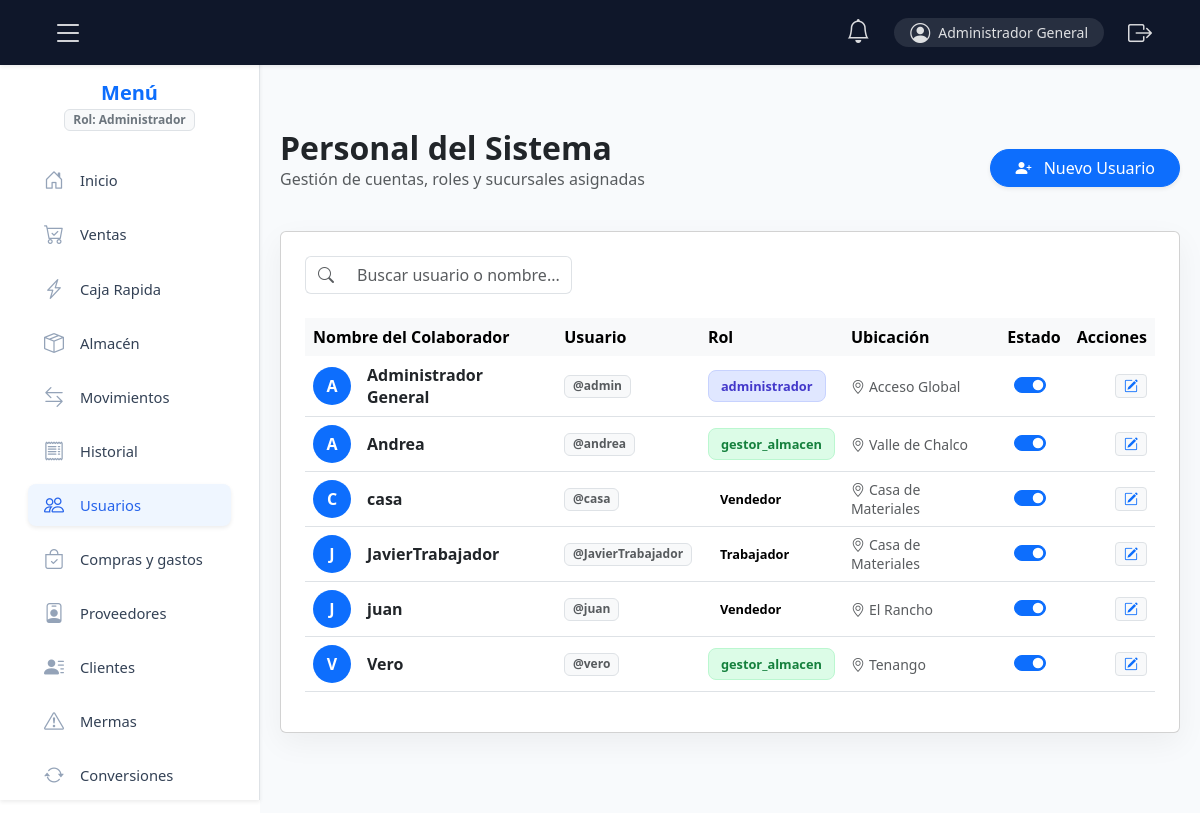
The app's page /app/controllers/usuariosController.php (signed in), older data.
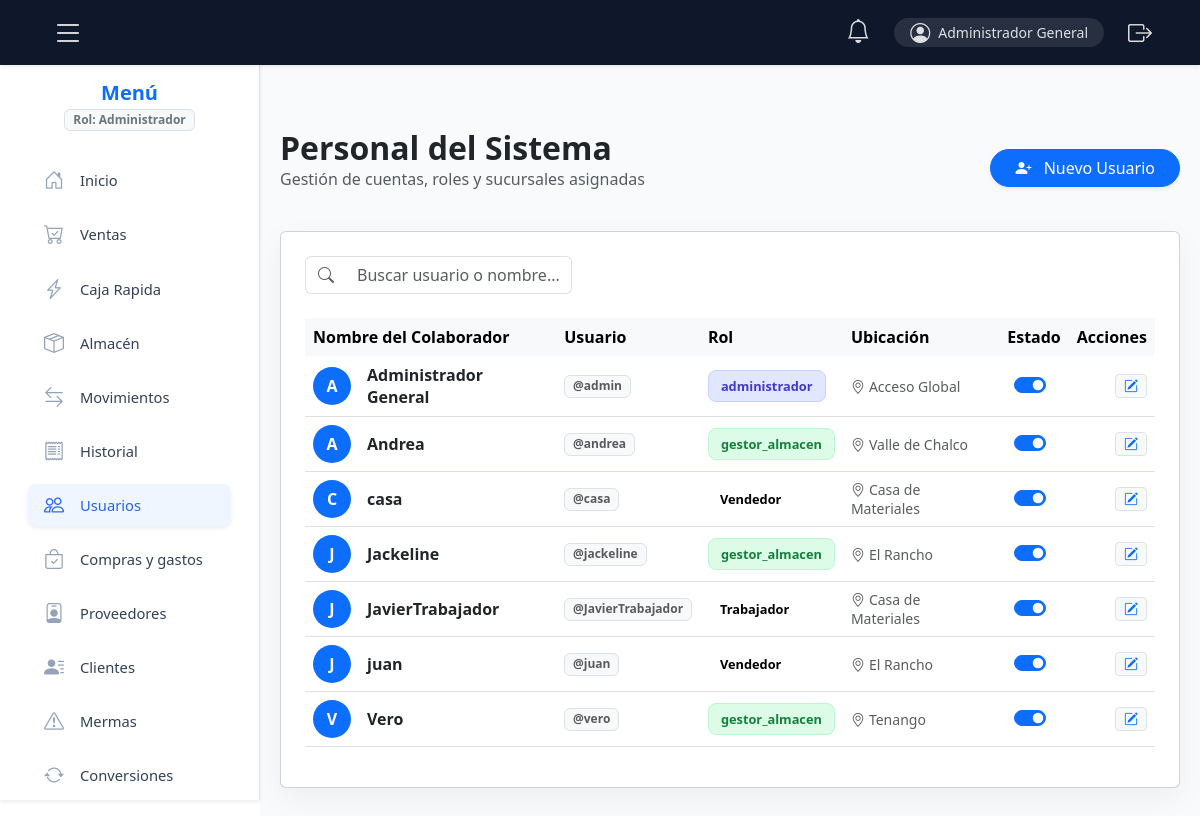
The same page, newer data.
### tables this page shows
CREATE TABLE `permisos_roles` (
  `id` int(11) NOT NULL,
  `rol_id` int(11) NOT NULL,
  `modulo` varchar(50) NOT NULL
);

CREATE TABLE `usuarios` (
  `id` int(11) NOT NULL,
  `username` varchar(50) NOT NULL,
  `nombre` varchar(100) NOT NULL,
  `password` varchar(255) NOT NULL,
  `rol_id` int(11) NOT NULL,
  `almacen_id` int(11) DEFAULT NULL,
  `activo` tinyint(1) DEFAULT 1,
  `fecha_creacion` timestamp NOT NULL DEFAULT current_timestamp()
);

CREATE TABLE `roles` (
  `id` int(11) NOT NULL,
  `nombre` varchar(50) NOT NULL
);

### app/controllers/usuariosController.php (called while the page is built, shortened)
<?php
require_once __DIR__ . '/../controllers/LayoutController.php';
require_once __DIR__ . '/../models/usuariosModel.php';
protegerPagina('usuarios');
$modelo = new UsuarioModel($conexion);
$usuarios = $modelo->listarUsuarios();
include __DIR__ . '/../views/usuarios_view.php';

### includes/permisos.php (called while the page is built, shortened)
<?php
require_once __DIR__ . '/../config/conexion.php';
function puedeVerModulo(string $modulo): bool
{
    $rol_id = $_SESSION['rol_id'];
    global $conexion;
    if (!isset($_SESSION['permisos_cache'])) {
        $sql = "SELECT modulo FROM permisos_roles WHERE rol_id = ?";
        $stmt = $conexion->prepare($sql);
        $stmt->bind_param("i", $rol_id);
        $stmt->execute();
        $res = $stmt->get_result();
    }
    return in_array($modulo, $_SESSION['permisos_cache']);
}

### includes/auth.php (called while the page is built, shortened)
<?php
function protegerPagina($modulo = null) {
    if ($modulo !== null) {
        if (!puedeVerModulo($modulo)) {
    $host = $_SERVER['HTTP_HOST'];
    header("Location: http://$host/cfsistem/403.php");
    exit;
}
    }
}

### app/models/usuariosModel.php (called while the page is built, shortened)
<?php
class UsuarioModel {
    private $db;
    public function __construct($conexion) {
        $this->db = $conexion;
    }
public function listarUsuarios() {
    $sql = "SELECT u.id, u.nombre, u.username, u.rol_id, u.almacen_id, u.activo,
                   r.nombre AS rol_nombre, IFNULL(a.nombre, 'Acceso Global') AS almacen_nombre
            FROM usuarios u
            LEFT JOIN roles r ON u.rol_id = r.id
            LEFT JOIN almacenes a ON u.almacen_id = a.id
            ORDER BY u.nombre ASC";
    $res = $this->db->query($sql);
    $data = [];
    while($row = $res->fetch_assoc()){
        $data[] = $row;
    }
    return $data;
}
}

### app/views/usuarios_view.php (the view, shortened to what this page needs)
<html lang="es">
<head>
    <link href="https://cdn.jsdelivr.net/npm/bootstrap@5.3.3/dist/css/bootstrap.min.css" rel="stylesheet">
    <link href="https://cdn.jsdelivr.net/npm/bootstrap-icons/font/bootstrap-icons.css" rel="stylesheet">
    <?php if (function_exists('cargarEstilos')) { cargarEstilos(); } ?>
</head>
<body>
    <?php if (function_exists('cargarEstilos')) { cargarEstilos(); } ?>
    <?php renderizarLayout($paginaActual); ?>
    <main class="main-content">
        <div class="d-flex justify-content-between align-items-center mb-4">
            <div>
                <h2 class="fw-bold m-0 text-dark">Personal del Sistema</h2>
                <p class="text-muted">Gestión de cuentas, roles y sucursales asignadas</p>
            </div>
            <button class="btn btn-primary rounded-pill px-4 shadow-sm" onclick="nuevoUsuario()">
                <i class="bi bi-person-plus-fill me-2"></i> Nuevo Usuario
            </button>
        </div>
        <div class="card card-table p-4">
            <div class="row mb-4">
                <div class="col-md-4">
                    <div class="input-group">
                        <span class="input-group-text bg-transparent border-end-0"><i class="bi bi-search text-muted"></i></span>
                        <input type="text" id="busquedaReal" class="form-control border-start-0" placeholder="Buscar usuario o nombre...">
                    </div>
                </div>
            </div>
            <div class="table-responsive">
                <table class="table table-hover align-middle">
                    <thead class="table-light">
                        <tr>
                            <th class="border-0">Nombre del Colaborador</th>
                            <th class="border-0">Usuario</th>
                            <th class="border-0">Rol</th>
                            <th class="border-0">Ubicación</th>
                            <th class="border-0 text-center">Estado</th>
                            <th class="border-0 text-end">Acciones</th>
                        </tr>
                    </thead>
                    <tbody id="listaUsuarios">
                        <?php if (empty($usuarios)): ?>
                            <tr><td colspan="6" class="text-center py-4">No hay usuarios registrados</td></tr>
                        <?php else: ?>
                            <?php foreach ($usuarios as $u): ?>
                            <tr class="user-row">
                                <td>
                                    <div class="d-flex align-items-center">
                                        <div class="avatar-circle me-3 bg-primary text-white d-flex align-items-center justify-content-center rounded-circle" style="width: 38px; height: 38px;">
                                            <?= strtoupper(substr($u['nombre'], 0, 1)) ?>
                                        </div>
                                        <span class="fw-bold text-dark"><?= htmlspecialchars($u['nombre']) ?></span>
                                    </div>
                                </td>
                                <td><span class="badge bg-light text-muted border">@<?= htmlspecialchars($u['username']) ?></span></td>
                                <td>
                                    <span class="badge-role role-<?= $u['rol_id'] ?>">
                                        <?= htmlspecialchars($u['rol_nombre']) ?>
                                    </span>
                                </td>
                                <td>
                                    <small class="text-muted"><i class="bi bi-geo-alt me-1"></i><?= htmlspecialchars($u['almacen_nombre']) ?></small>
                                </td>
                                <td class="text-center">
                                    <div class="form-check form-switch d-inline-block">
                                        <input class="form-check-input" type="checkbox" role="switch" <?= $u['activo'] == 1 ? 'checked' : '' ?> onchange="eliminarUsuario(<?= $u['id'] ?>)">
                                    </div>
                                </td>
                                <td class="text-end">
                                    <button class="btn btn-sm btn-light border" onclick="editarUsuario(<?= htmlspecialchars(json_encode($u)) ?>)">
                                        <i class="bi bi-pencil-square text-primary"></i>
                                    </button>
                                </td>
                            </tr>
                            <?php endforeach; ?>
                        <?php endif; ?>
                    </tbody>
                </table>
            </div>
        </div>
    </main>
</body>
</html>

### app/controllers/LayoutController.php (shortened to what this page needs)
<?php
require_once __DIR__ . '/../../includes/auth.php';
require_once __DIR__ . '/../../includes/permisos.php';
function cargarEstilos() {
    echo '<link href="https://cdn.jsdelivr.net/npm/bootstrap@5.3.3/dist/css/bootstrap.min.css" rel="stylesheet">';
    echo '<link href="https://cdn.jsdelivr.net/npm/bootstrap-icons@1.11.3/font/bootstrap-icons.css" rel="stylesheet">';
    echo '<link href="https://cdn.datatables.net/1.13.6/css/dataTables.bootstrap5.min.css" rel="stylesheet">';
    echo '<link href="/cfsistem/css/layout.css" rel="stylesheet">';
    echo '<link rel="stylesheet" type="text/css" href="https://cdn.jsdelivr.net/npm/toastify-js/src/toastify.min.css">'; ?>
    <?php
}
function renderizarLayout($tituloPagina) {
    $archivoActual = basename($_SERVER['PHP_SELF']);
    include __DIR__ . '/../views/sidebar_view.php';
}

### app/views/sidebar_view.php (shortened to what this page needs)
<nav class="navbar fixed-top navbar-expand navbar-dark navbar-premium shadow-sm">
    <div class="container-fluid px-2 px-md-4">
        <div class="d-flex align-items-center gap-2 gap-md-3">
            <button class="btn btn-toggle border-0" id="toggleSidebar" aria-label="Abrir Menú">
                <i class="bi bi-list fs-2 text-white"></i>
            </button>
        </div>
        <div class="d-flex align-items-center gap-2 gap-md-3">
            <div class="dropdown">
                <a href="javascript:void(0);" class="text-white position-relative p-2" id="btnNotif"
                    data-bs-toggle="dropdown">
                    <i class="bi bi-bell fs-4"></i>
                </a>
            </div>
            <div class="user-badge d-flex align-items-center text-white bg-white bg-opacity-10 px-3 py-1 rounded-pill">
                <i class="bi bi-person-circle fs-5"></i>
                <span class="ms-2 d-none d-md-inline small"><?= $_SESSION['nombre'] ?? 'Usuario' ?></span>
            </div>
            <a href="/cfsistem/logout.php" class="btn btn-sm btn-outline-light border-0 rounded-circle"
                title="Cerrar Sesión">
                <i class="bi bi-box-arrow-right fs-4"></i>
            </a>
        </div>
    </div>
</nav>
<aside id="sidebar" class="bg-white border-end shadow-sm">
    <div class="p-3">
        <div class="text-center mb-4">
            <h5 class="fw-bold text-primary mb-1">Menú</h5>
            <?php if (!empty($_SESSION['rol'])): ?>
            <span class="badge bg-light text-secondary border">Rol: <?= ucfirst($_SESSION['rol']) ?></span>
            <?php endif; ?>
        </div>
        <ul class="nav nav-pills flex-column gap-1">
            <?php foreach ($modulos as $m): ?>
            <?php if (puedeVerModulo($m['id'])): ?>
            <li class="nav-item">
                <a href="<?= $m['url'] ?>"
                    class="nav-link d-flex align-items-center gap-3 <?= $m['active'] ? 'active shadow-sm' : 'text-dark' ?>">
                    <i class="<?= $m['icon'] ?> fs-5"></i>
                    <span><?= $m['label'] ?></span>
                </a>
            </li>
            <?php endif; ?>
            <?php endforeach; ?>
        </ul>
    </div>
</aside>

### css/layout.css (style rules this page uses)
:root { --nav-height: 65px; --sidebar-width: 260px; --negro-delicado: #334155; --azul-clarito-bg: #eff6ff; --azul-enlace-active: #2563eb; --borde-suave: #e2e8f0; --navbar-dark: #0f172a; }
.navbar-premium { background: var(--navbar-dark) !important; height: var(--nav-height); position: fixed; top: 0; width: 100%; z-index: 1050; box-shadow: 0 4px 12px rgba(0,0,0,0.1); padding: 0 1rem; }
.navbar-premium .nav-link, .navbar-premium span, .navbar-premium i { color: rgba(255, 255, 255, 0.85) !important; transition: all 0.3s ease; }
.user-badge { transition: all 0.3s ease; cursor: pointer; }
#sidebar { width: var(--sidebar-width); height: 100vh; position: fixed; top: 0; left: 0; padding-top: var(--nav-height); background: #ffffff; border-right: 1px solid var(--borde-suave); transition: all .3s cubic-bezier(0.4, 0, 0.2, 1); z-index: 1040; overflow-y: auto; padding-bottom: 100px !important; }
#sidebar .nav-link { color: var(--negro-delicado) !important; font-weight: 500; font-size: 0.92rem; padding: 10px 16px; margin: 4px 12px; border-radius: 8px; display: flex; align-items: center; gap: 12px; transition: all 0.2s ease; }
#sidebar .nav-link i { font-size: 1.15rem; color: #94a3b8; }
#sidebar .nav-link.active { background-color: var(--azul-clarito-bg) !important; color: var(--azul-enlace-active) !important; }
#sidebar .nav-link.active i { color: var(--azul-enlace-active) !important; }
.main-content { margin-left: var(--sidebar-width); padding-top: calc(var(--nav-height) + 20px); padding-left: 20px; padding-right: 20px; transition: all .3s ease; min-height: 100vh; background-color: #f8fafc; }

### app/views/usuarios_view.php (style rules this page uses)
:root { --sidebar-width: 260px; --navbar-height: 20px; }
body { background-color: #f4f7f6; font-family: 'Inter', sans-serif; }
.main-content { margin-left: var(--sidebar-width); padding: 40px; margin-top: var(--navbar-height); transition: all 0.3s; }
.card-table { border: none; border-radius: 15px; box-shadow: 0 10px 30px rgba(0,0,0,0.05); background: white; }
.badge-role { padding: 6px 12px; border-radius: 8px; font-weight: 600; font-size: 0.8rem; display: inline-block; }
.role-1 { background: #e0e7ff; color: #4338ca; border: 1px solid #c7d2fe; }
.role-2 { background: #dcfce7; color: #15803d; border: 1px solid #bbf7d0; }
.avatar-circle { font-weight: bold; text-transform: uppercase; flex-shrink: 0; }

Row changes from the older to the newer data that the page shows:
added usuarios: nombre "J", nombre "Jackeline", username "jackeline", rol.nombre "gestor_almacen", almacen_nombre "El Rancho", activo "☑"
